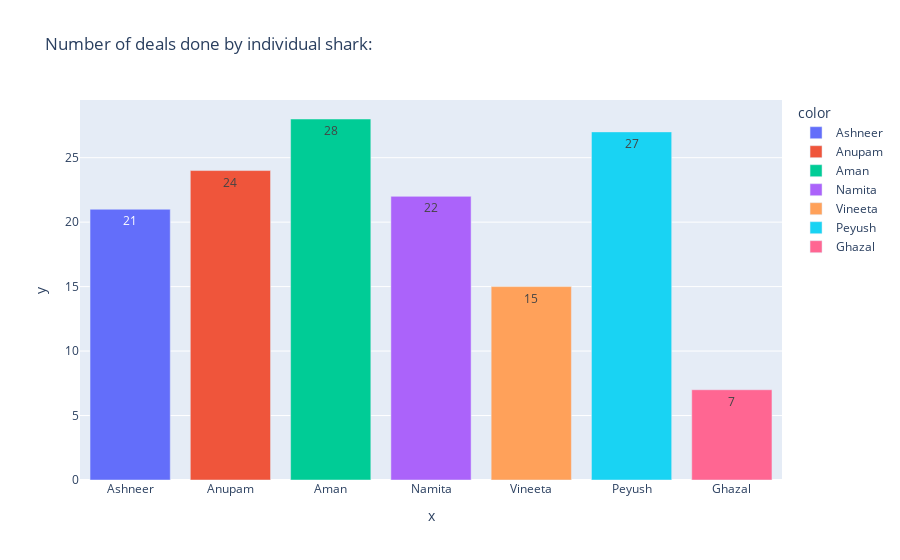

Notebook cell for this chart:
### Code cell
#No. of brands the sharks have invested:
num_deal_shark=[data.ashneer_deal.sum(), data.anupam_deal.sum(), data.aman_deal.sum(), data.namita_deal.sum(), data.vineeta_deal.sum(), data.peyush_deal.sum(), data.ghazal_deal.sum()]
all_sharks=["Ashneer", "Anupam", "Aman", "Namita", "Vineeta", "Peyush", "Ghazal"]
figure=px.bar(all_sharks, x=all_sharks, y=num_deal_shark,title="Number of deals done by individual shark:",color=all_sharks,text_auto=True)
figure.show()

### Figure 1 — Plotly figure (JSON) as saved in the notebook; plotly's stock layout.template omitted (floating-point values rounded to 4 significant figures)
{"data": [{"alignmentgroup": "True", "hovertemplate": "color=Ashneer<br>x=%{x}<br>y=%{y}<extra></extra>", "legendgroup": "Ashneer", "marker": {"color": "#636efa", "pattern": {"shape": ""}}, "name": "Ashneer", "offsetgroup": "Ashneer", "orientation": "v", "showlegend": true, "textposition": "auto", "texttemplate": "%{y}", "type": "bar", "x": ["Ashneer"], "xaxis": "x", "y": [21], "yaxis": "y"}, {"alignmentgroup": "True", "hovertemplate": "color=Anupam<br>x=%{x}<br>y=%{y}<extra></extra>", "legendgroup": "Anupam", "marker": {"color": "#EF553B", "pattern": {"shape": ""}}, "name": "Anupam", "offsetgroup": "Anupam", "orientation": "v", "showlegend": true, "textposition": "auto", "texttemplate": "%{y}", "type": "bar", "x": ["Anupam"], "xaxis": "x", "y": [24], "yaxis": "y"}, {"alignmentgroup": "True", "hovertemplate": "color=Aman<br>x=%{x}<br>y=%{y}<extra></extra>", "legendgroup": "Aman", "marker": {"color": "#00cc96", "pattern": {"shape": ""}}, "name": "Aman", "offsetgroup": "Aman", "orientation": "v", "showlegend": true, "textposition": "auto", "texttemplate": "%{y}", "type": "bar", "x": ["Aman"], "xaxis": "x", "y": [28], "yaxis": "y"}, {"alignmentgroup": "True", "hovertemplate": "color=Namita<br>x=%{x}<br>y=%{y}<extra></extra>", "legendgroup": "Namita", "marker": {"color": "#ab63fa", "pattern": {"shape": ""}}, "name": "Namita", "offsetgroup": "Namita", "orientation": "v", "showlegend": true, "textposition": "auto", "texttemplate": "%{y}", "type": "bar", "x": ["Namita"], "xaxis": "x", "y": [22], "yaxis": "y"}, {"alignmentgroup": "True", "hovertemplate": "color=Vineeta<br>x=%{x}<br>y=%{y}<extra></extra>", "legendgroup": "Vineeta", "marker": {"color": "#FFA15A", "pattern": {"shape": ""}}, "name": "Vineeta", "offsetgroup": "Vineeta", "orientation": "v", "showlegend": true, "textposition": "auto", "texttemplate": "%{y}", "type": "bar", "x": ["Vineeta"], "xaxis": "x", "y": [15], "yaxis": "y"}, {"alignmentgroup": "True", "hovertemplate": "color=Peyush<br>x=%{x}<br>y=%{y}<extra></extra>", "legendgroup": "Peyush", "marker": {"color": "#19d3f3", "pattern": {"shape": ""}}, "name": "Peyush", "offsetgroup": "Peyush", "orientation": "v", "showlegend": true, "textposition": "auto", "texttemplate": "%{y}", "type": "bar", "x": ["Peyush"], "xaxis": "x", "y": [27], "yaxis": "y"}, {"alignmentgroup": "True", "hovertemplate": "color=Ghazal<br>x=%{x}<br>y=%{y}<extra></extra>", "legendgroup": "Ghazal", "marker": {"color": "#FF6692", "pattern": {"shape": ""}}, "name": "Ghazal", "offsetgroup": "Ghazal", "orientation": "v", "showlegend": true, "textposition": "auto", "texttemplate": "%{y}", "type": "bar", "x": ["Ghazal"], "xaxis": "x", "y": [7], "yaxis": "y"}], "layout": {"barmode": "relative", "legend": {"title": {"text": "color"}, "tracegroupgap": 0}, "title": {"text": "Number of deals done by individual shark:"}, "xaxis": {"anchor": "y", "domain": [0, 1], "title": {"text": "x"}}, "yaxis": {"anchor": "x", "domain": [0, 1], "title": {"text": "y"}}}}
